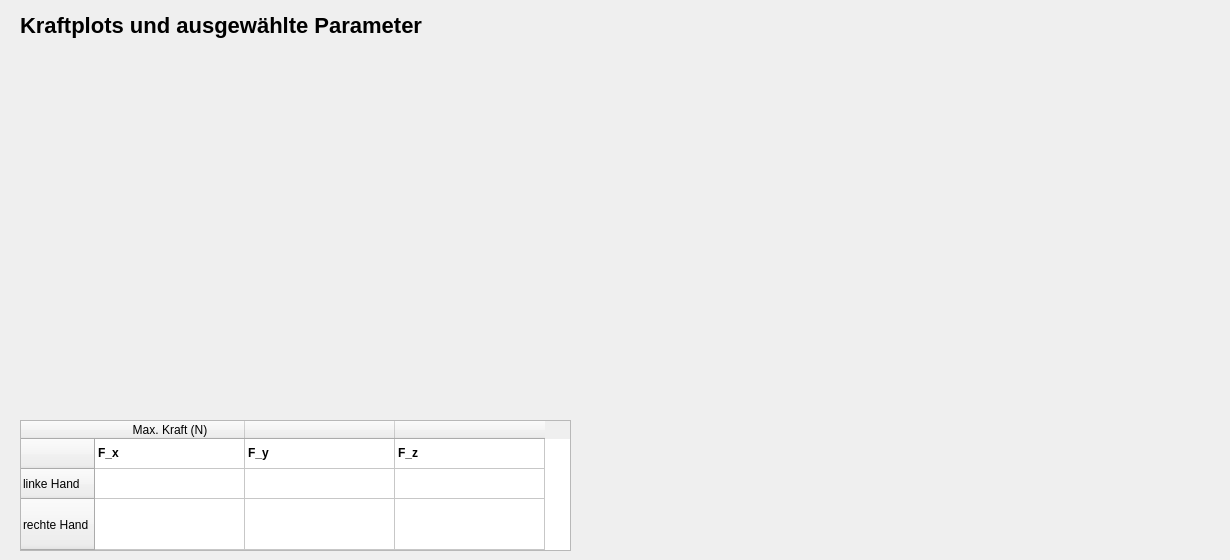
        <widget class="QWidget" name="Kraft">
         <attribute name="title">
          <string>Kraftdaten (N)</string>
         </attribute>
         <widget class="QLabel" name="label_kraftplots">
          <property name="geometry">
           <rect>
            <x>20</x>
            <y>10</y>
            <width>571</width>
            <height>31</height>
           </rect>
          </property>
          <property name="font">
           <font>
            <pointsize>-1</pointsize>
            <weight>75</weight>
            <bold>true</bold>
           </font>
          </property>
          <property name="styleSheet">
           <string notr="true">font-size: 22px;
font-weight: bold; /* Wenn es fett gedruckt sein soll */</string>
          </property>
          <property name="text">
           <string>Kraftplots und ausgewählte Parameter</string>
          </property>
         </widget>
         <widget class="QWidget" name="plot_links_kraft" native="true">
          <property name="geometry">
           <rect>
            <x>20</x>
            <y>50</y>
            <width>571</width>
            <height>341</height>
           </rect>
          </property>
          <property name="styleSheet">
           <string notr="true">/*background-color: #1a1a1a; /* Dunkler Hintergrund für den Plot-Bereich */
</string>
          </property>
         </widget>
         <widget class="QWidget" name="plot_rechts_kraft" native="true">
          <property name="geometry">
           <rect>
            <x>650</x>
            <y>50</y>
            <width>571</width>
            <height>341</height>
           </rect>
          </property>
          <property name="styleSheet">
           <string notr="true">/*background-color: #1a1a1a; /* Dunkler Hintergrund für den Plot-Bereich */
</string>
          </property>
         </widget>
         <widget class="QTableWidget" name="tabelle_kraft">
          <property name="geometry">
           <rect>
            <x>20</x>
            <y>420</y>
            <width>551</width>
            <height>131</height>
           </rect>
          </property>
          <property name="styleSheet">
           <string notr="true"/>
          </property>
          <property name="editTriggers">
           <set>QAbstractItemView::NoEditTriggers</set>
          </property>
          <property name="selectionMode">
           <enum>QAbstractItemView::NoSelection</enum>
          </property>
          <property name="rowCount">
           <number>3</number>
          </property>
          <property name="columnCount">
           <number>3</number>
          </property>
          <attribute name="horizontalHeaderDefaultSectionSize">
           <number>150</number>
          </attribute>
          <attribute name="horizontalHeaderStretchLastSection">
           <bool>false</bool>
          </attribute>
          <attribute name="verticalHeaderStretchLastSection">
           <bool>true</bool>
          </attribute>
          <row>
           <property name="text">
            <string/>
           </property>
          </row>
          <row>
           <property name="text">
            <string>linke Hand</string>
           </property>
          </row>
          <row>
           <property name="text">
            <string>rechte Hand</string>
           </property>
          </row>
          <column>
           <property name="text">
            <string>Max. Kraft (N)</string>
           </property>
          </column>
          <column>
           <property name="text">
            <string/>
           </property>
          </column>
          <column>
           <property name="text">
            <string/>
           </property>
          </column>
          <item row="0" column="0">
           <property name="text">
            <string>F_x</string>
           </property>
           <property name="font">
            <font>
             <weight>75</weight>
             <bold>true</bold>
            </font>
           </property>
          </item>
          <item row="0" column="1">
           <property name="text">
            <string>F_y</string>
           </property>
           <property name="font">
            <font>
             <weight>75</weight>
             <bold>true</bold>
            </font>
           </property>
          </item>
          <item row="0" column="2">
           <property name="text">
            <string>F_z</string>
           </property>
           <property name="font">
            <font>
             <weight>75</weight>
             <bold>true</bold>
            </font>
           </property>
          </item>
         </widget>
        </widget>
